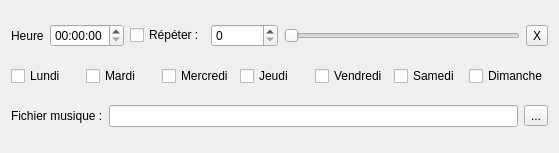
<?xml version="1.0" encoding="UTF-8"?>
<ui version="4.0">
 <class>ReveilWidget</class>
 <widget class="QWidget" name="ReveilWidget">
  <property name="geometry">
   <rect>
    <x>0</x>
    <y>0</y>
    <width>559</width>
    <height>153</height>
   </rect>
  </property>
  <property name="windowTitle">
   <string>Form</string>
  </property>
  <layout class="QVBoxLayout" name="verticalLayout">
   <item>
    <layout class="QHBoxLayout" name="horizontalLayout">
     <item>
      <widget class="QLabel" name="label">
       <property name="text">
        <string>Heure</string>
       </property>
      </widget>
     </item>
     <item>
      <widget class="QTimeEdit" name="timeEdit"/>
     </item>
     <item>
      <widget class="QCheckBox" name="checkBox_8">
       <property name="text">
        <string>Répéter :</string>
       </property>
       <property name="tristate">
        <bool>true</bool>
       </property>
      </widget>
     </item>
     <item>
      <widget class="QSpinBox" name="spinBox">
       <property name="minimum">
        <number>0</number>
       </property>
       <property name="maximum">
        <number>999999</number>
       </property>
      </widget>
     </item>
     <item>
      <widget class="QSlider" name="horizontalSlider">
       <property name="orientation">
        <enum>Qt::Horizontal</enum>
       </property>
      </widget>
     </item>
     <item>
      <widget class="QToolButton" name="closeButton">
       <property name="text">
        <string>X</string>
       </property>
      </widget>
     </item>
    </layout>
   </item>
   <item>
    <layout class="QHBoxLayout" name="horizontalLayout_2">
     <item>
      <widget class="QCheckBox" name="lundi_CheckBox">
       <property name="text">
        <string>Lundi</string>
       </property>
       <property name="tristate">
        <bool>false</bool>
       </property>
      </widget>
     </item>
     <item>
      <widget class="QCheckBox" name="mardi_CheckBox">
       <property name="text">
        <string>Mardi</string>
       </property>
      </widget>
     </item>
     <item>
      <widget class="QCheckBox" name="mercredi_CheckBox">
       <property name="text">
        <string>Mercredi</string>
       </property>
      </widget>
     </item>
     <item>
      <widget class="QCheckBox" name="jeudi_CheckBox">
       <property name="text">
        <string>Jeudi</string>
       </property>
      </widget>
     </item>
     <item>
      <widget class="QCheckBox" name="vendredi_CheckBox">
       <property name="text">
        <string>Vendredi</string>
       </property>
      </widget>
     </item>
     <item>
      <widget class="QCheckBox" name="samedi_CheckBox">
       <property name="text">
        <string>Samedi</string>
       </property>
      </widget>
     </item>
     <item>
      <widget class="QCheckBox" name="dimanche_CheckBox">
       <property name="text">
        <string>Dimanche</string>
       </property>
      </widget>
     </item>
    </layout>
   </item>
   <item>
    <layout class="QHBoxLayout" name="horizontalLayout_3">
     <item>
      <widget class="QLabel" name="labelFichier">
       <property name="text">
        <string>Fichier musique :</string>
       </property>
      </widget>
     </item>
     <item>
      <widget class="QLineEdit" name="lineEditFilePath"/>
     </item>
     <item>
      <widget class="QToolButton" name="toolButtonSelFile">
       <property name="text">
        <string>...</string>
       </property>
      </widget>
     </item>
    </layout>
   </item>
  </layout>
 </widget>
 <resources/>
 <connections/>
</ui>
